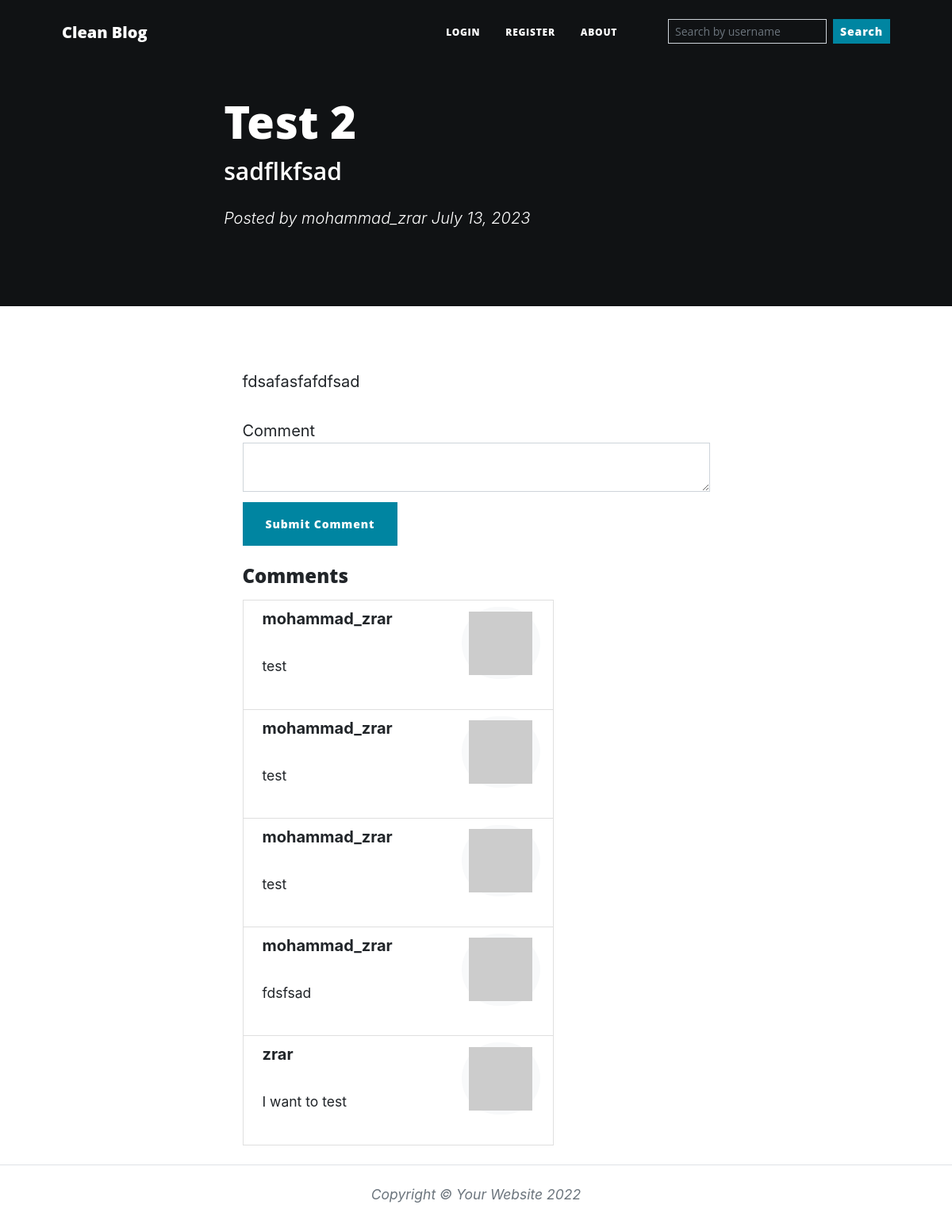
Page /mohammad_zrar/blog/2 on the earlier database version.
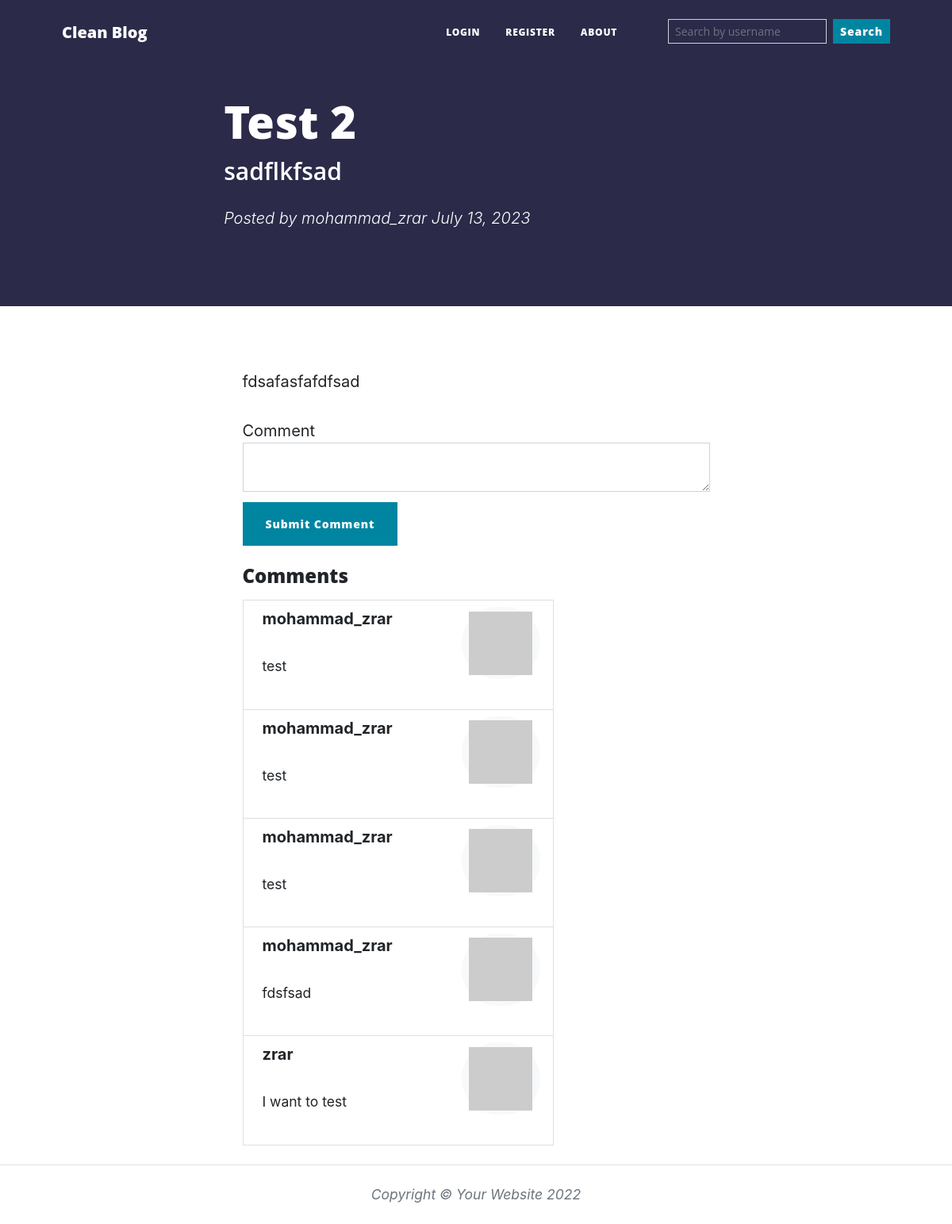
Same page on the later database version.
### main.py (the view, shortened to what this page needs)
@app.route('/<string:username>/blog/<int:blog_id>', methods=["GET", "POST"])
def blog(username, blog_id):
    global gravatar
    user = User.query.filter_by(username=username).first()
    if user is None:
        return "No user with that name"
    blog = db.session.query(BlogPost).filter(BlogPost.author_id == user.id, BlogPost.id == blog_id).first()
    if blog is None:
        return "No post with that id"
    form = CommentForm()
    return render_template("blog.html", blog=blog, user=user, form=form)

### forms.py
class CommentForm(FlaskForm):
    comment_text = CKEditorField("Comment", validators=[DataRequired()])
    submit = SubmitField("Submit Comment")

### templates/blog.html (shortened to what this page needs)
{% extends 'base.html' %}
{% import "bootstrap/wtf.html" as wtf %}
{% block content %}
{% include "./layout/navbar.html" %}
<header class="masthead" style="background-color: #{{ user.bg_color }}; padding: 120px 0 100px;">
    <div class="container position-relative px-1 px-lg-2">
        <div class="row gx-4 gx-lg-5 justify-content-center">
            <div class="col-md-10 col-lg-8 col-xl-7">
                <div class="post-heading">
                    <h1>{{ blog.title }}</h1>
                    <h2 class="subheading">{{ blog.subtitle }}</h2>
                    <span class="meta">
                        Posted by
                        <a href="{{ url_for('user_blogs', username=blog.author.username) }}">{{ blog.author.username }}</a>
                        {{ blog.date }}
                    </span>
                </div>
            </div>
        </div>
    </div>
</header>
<article class="mb-4">
    <div class="container px-4 px-lg-5">
        <div class="row gx-4 gx-lg-5 justify-content-center">
            <div class="col-md-10 col-lg-8 col-xl-7">
                {{ blog.body|safe }}
                {{ wtf.quick_form(form, novalidate=True, button_map={"submit": "primary"}) }}
                <div class="col-lg-8 col-md-10  comment">
                    <h4 class="mt-4">Comments</h4>
                    <ul class="list-group mt-3">
                        {% for comment in blog.comments %}
                        <li class="list-group-item d-flex justify-content-between align-items-start">
                            <div class="ms-2 me-auto">
                                <div class="fw-bold">{{ comment.comment_author.username }}</div>
                                <small>{{ comment.text|safe }}</small>
                            </div>
                            <span class="badge bg-light rounded-pill"><img src="{{ comment.comment_author.email | gravatar }}"/></span>
                        </li>
                        {% endfor %}
                    </ul>
                </div>
            </div>
        </div>
    </div>
</article>
{% include "./layout/footer.html" %}
{% endblock %}

Differences in the rows shown:
changed User "mohammad_zrar": bg_color "000000" → "37306B" (drawn)
